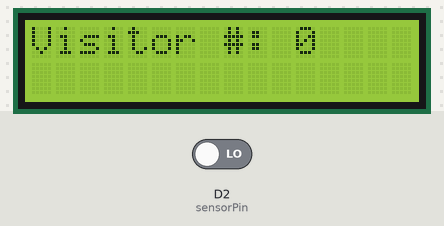
This sketch was run on a simulated ESP8266 (NodeMCU). Shown: 16×2 character LCD. The test bench sets the inputs (shaded band); at power-on: D2 (sensorPin) LOW. WiFi joins after 1.5 s; servers stay silent unless stated; uploads are accepted with an empty reply; what the sketch prints to the serial monitor is not drawn.

Above: at 2.9 s.
3.0 s: D2 (sensorPin) driven HIGH
At 3.8 s:
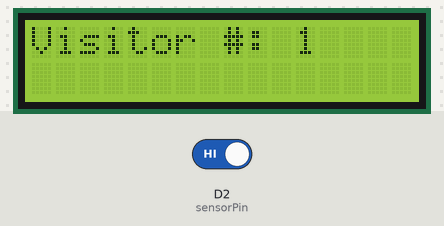
Timing chart, 0 to 6.0 s (numbered marks = the images above; inputs shaded):
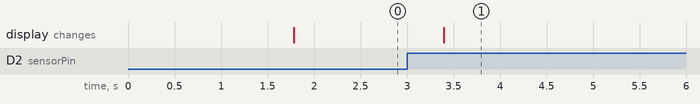

Measured:
- after the input at 3.0 s, the display: changes after 0.40 s (image 1)

The sketch:

visitor_counter.ino
```cpp
#define sensorPin D2
String lastVisitorID = "";
int visitor;
int visitorDetected;

#include <ArduinoJson.h>

// Internet Components
#include <ESP8266WiFi.h>
#include <ESP8266HTTPClient.h>

// Bianca WiFi
const char* ssid = "IoT";
const char* password = "AccessPoint.2024";
const char* host = "http://192.168.68.100";

// const char* ssid = "ACM2";
// const char* password = "0495452821@2024";
// const char* host = "http://192.168.1.42";

#include <Wire.h>
#include <LiquidCrystal_I2C.h>

// Set the LCD address to 0x27 for a 16 chars and 2 line display
LiquidCrystal_I2C lcd(0x27, 16, 2);

void setup() {
  Serial.begin(9600);

  wifiConfig();   // WiFi Configuration / SetUp
  initCount();    // Fetch latest visitor count from DB

  lcd.init();
  lcd.backlight();
  visualFeedback();
  pinMode(sensorPin, INPUT);
}

void loop() {
  visitorDetected = digitalRead(sensorPin);

  if (visitorDetected == HIGH) {
    visitor++;
    newVisit();
    visualFeedback();
    while(visitorDetected == HIGH){
      visitorDetected = digitalRead(sensorPin);
    }
  }

  delay(200);
}

void newVisit(){
  if (WiFi.status() == WL_CONNECTED) {
    HTTPClient http;
    WiFiClient wifi;
    String server_newVisit = String(host) + "/laser-visitor-counter-IoT-NodeMCU-RFID/queries/new_visitor.php?vID=" + String(visitor);
    http.begin(wifi, server_newVisit);
    http.addHeader("Content-Type", "text/plain");
    int httpCode = http.GET();
    if (httpCode > 0) {
      String response = http.getString();
      //Serial.println(response);
    } else {
      Serial.println("HTTP Error: " + http.errorToString(httpCode));
    }
    http.end();
  } else {
    Serial.println("Error in WiFi connection");
  }

  return;
}

void wifiConfig(){
  Serial.println();
  Serial.print("Connecting to ");
  Serial.println(ssid);

  WiFi.begin(ssid, password);  // Start the Wi-Fi connection

  while (WiFi.status() != WL_CONNECTED) {
    delay(500);
    Serial.print(".");
  }

  Serial.println();
  Serial.println("WiFi connected");
  Serial.println("IP address: ");
  Serial.println(WiFi.localIP());
}

void initCount(){
  if (WiFi.status() == WL_CONNECTED) {
    HTTPClient http;
    WiFiClient wifi;
    String server_fetch = String(host) + "/laser-visitor-counter-IoT-NodeMCU-RFID/queries/count_visitor.php";
    http.begin(wifi, server_fetch);
    int httpCode = http.GET();
    if (httpCode > 0) {
      String response = http.getString();
      // Parse the JSON response
      DynamicJsonDocument doc(1024);
      deserializeJson(doc, response);
      const char* visitor_id = doc["visitor_id"];
      visitor = atoi(visitor_id); // Convert visitor_id to integer
    } else {
      Serial.println("HTTP Error: " + http.errorToString(httpCode));
    }
    http.end();
  } else {
    Serial.println("Error in WiFi connection");
  }

  return;
}

void visualFeedback(){
  Serial.print("Visitor #: ");
  Serial.println(visitor);

  lcd.clear();
  lcd.setCursor(0, 0);
  lcd.print("Visitor #: ");
  lcd.setCursor(11, 0);
  lcd.print(visitor);
}
```
